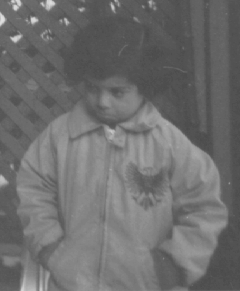
%> input picture 软件工程/大二下/多媒体/实验2/pout.tif, 240 x 291 px
$ octave lab2.m   (GNU Octave 9; MATLAB toolbox functions it lacks are replaced by stand-ins)
%> lines starting %> are read from the running program, lines starting %| are printed output that depends on the picture
a=imread('pout.tif');
%> a is the input picture: size 291x240 uint8; min 74, max 224, mean 110.3
figure(1);

subplot(2,6,1);
imshow(a);
title('原图像');

subplot(2,6,7);
imhist(a);
title('灰度直方图');

subplot(2,6,2);
a1=grayto1(a);
imshow(a1);
title('反色变换后');

subplot(2,6,8);
imhist(a1);
title('灰度直方图');

subplot(2,6,3);
a1=grayto2(a);
imshow(a1);
title('对数变换后');

subplot(2,6,9);
imhist(a1);
title('灰度直方图');

subplot(2,6,4);
a1=grayto3(a,0.8);
imshow(a1);
title('幂次变换后');

subplot(2,6,10);
imhist(a1);
title('灰度直方图');

subplot(2,6,5);
a1=grayto4(a,0.28*255,0.7*255,0*255,1*255);
imshow(a1);
title('对比度拉伸后');

subplot(2,6,11);
imhist(a1);
title('灰度直方图');

subplot(2,6,6);
a1=grayto5(a);
imshow(a);
title('直方图均衡化后');

subplot(2,6,12);
imhist(a1);
title('灰度直方图');

%反色
function negative=grayto1(gray)
[m,n,t]=size(gray);
%> m = 291; n = 240; t = 1
    for i=1:m
      for j=1:n
          for k=1:t
              negative(i,j,k)=256-gray(i,j,k);
          end
      end
   end
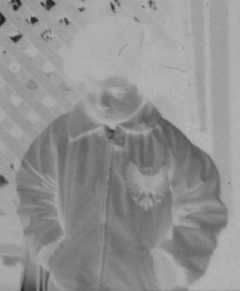
%> negative: size 291x240 uint8; min 32, max 182, mean 145.7
end

%对数变换
function  logarithm=grayto2(gray)
    temp=mat2gray(gray);
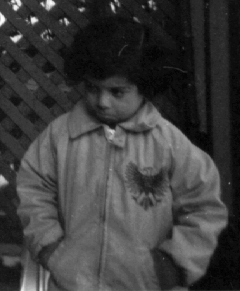
%> temp: size 291x240 double; min 0, max 1, mean 0.242
    temp1 = log(1 + 10 * temp)/log(1 + 10);
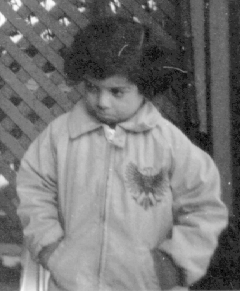
%> temp1: size 291x240 double; min 0, max 1, mean 0.468
    logarithm = uint8(temp1*(255 - 0) + 0);
end

%幂次变换
function power=grayto3(gray,p)
%> called with p = 0.8
    temp=mat2gray(gray);
    temp1 = temp.^p;
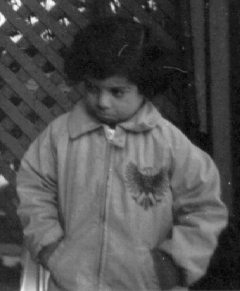
%> temp1: size 291x240 double; min 0, max 1, mean 0.31
    power = uint8(temp1*(255 - 0) + 0);
end

%对比度拉伸
function extend = grayto4(gray,low1,low2,high1,high2)
%> called with low1 = 71.4, low2 = 178.5, high1 = 0, high2 = 255
    [height,width] = size(gray);
%> height = 291; width = 240
    extend = uint8(zeros(height,width));

    k1 = high1 / low1;
    k2 = (high2 - high1) / (low2 - low1);
    k3 = (255 - high2) / (255 - low2);

    gray = double(gray);
        for i = 1:height
           for j = 1 : width
                if gray(i, j) <= low1
                extend(i ,j) = k1 * gray(i, j);
                else
                    if gray(i, j) <= low2 && gray(i, j) > low1
                         extend(i, j) = k2 * (gray(i, j) - low1) + high1;
                    else
                     extend(i, j) = k3 * (gray(i, j) - low2) + high2;
                    end
                end
           end
        end
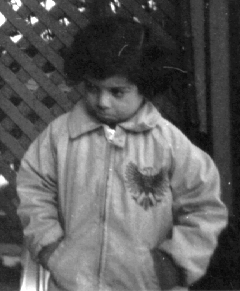
%> extend: size 291x240 uint8; min 6, max 255, mean 92.4
end

%均衡化
function gray=grayto5(gray)
    gray=im2double(gray);
    [m,n]=size(gray);
    [count,x]=imhist(gray);
%> count = 256 values, max 3628 at index 83, min 0 at index 1, mean 272.8; x = 256 values from 0 to 1
    l=find(count~=0);
%> l = 121 values from 75 to 225
    min1=min(count(l));
%> min1 = 2
    for j=1:length(l)
        CDF=sum(count(l(1:j)));
        P=find(gray==x(l(j)));
        gray(P)=(CDF-min1)/(m*n-min1);
    end
%> this loop made 121 passes
%> CDF on passes 1 to 12: 2, 40, 429, 1674, 3192, 6820, 9966, 12007, 13608, 16023, 17707, 19213
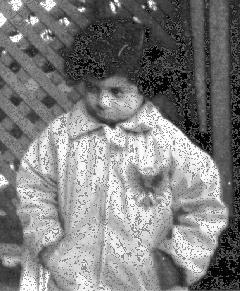
%> gray: size 291x240 double; min 0.000544, max 1, mean 0.501
%> `title('灰度直方图');`:
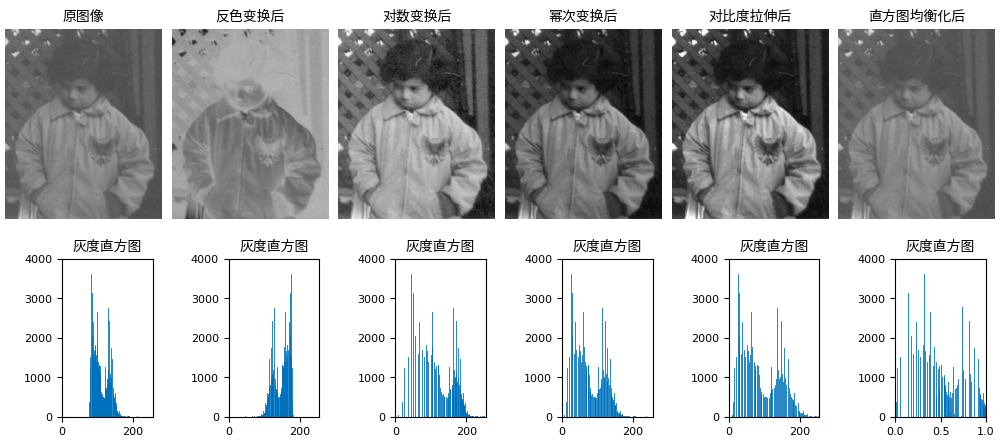
%> figure redrawn from the program's plot data, 12 panels
end

$ run again, with 软件工程/大二下/多媒体/实验2/rice.tif copied over 软件工程/大二下/多媒体/实验2/pout.tif
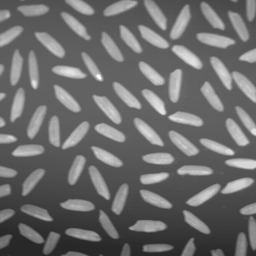
%> input picture 软件工程/大二下/多媒体/实验2/rice.tif, 256 x 256 px
%> a is the input picture: size 256x256 uint8; min 40, max 255, mean 108.7
%> after the loop in grayto4, `for i = 1:height`:
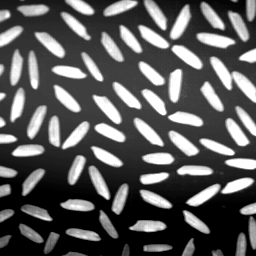
%> extend: size 256x256 uint8; min 0, max 255, mean 91.8
%> count = 256 values, max 3976 at index 97, min 0 at index 1, mean 256; x = 256 values from 0 to 1
%> l = 189 values from 41 to 256
%> min1 = 5
%> the loop in grayto5, `for j=1:length(l)` made 189 passes
%> CDF on passes 1 to 3: 1249, 1451, 1767
%> after the loop in grayto5, `for j=1:length(l)`:
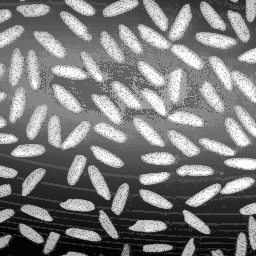
%> gray: size 256x256 double; min 0.019, max 1, mean 0.49
